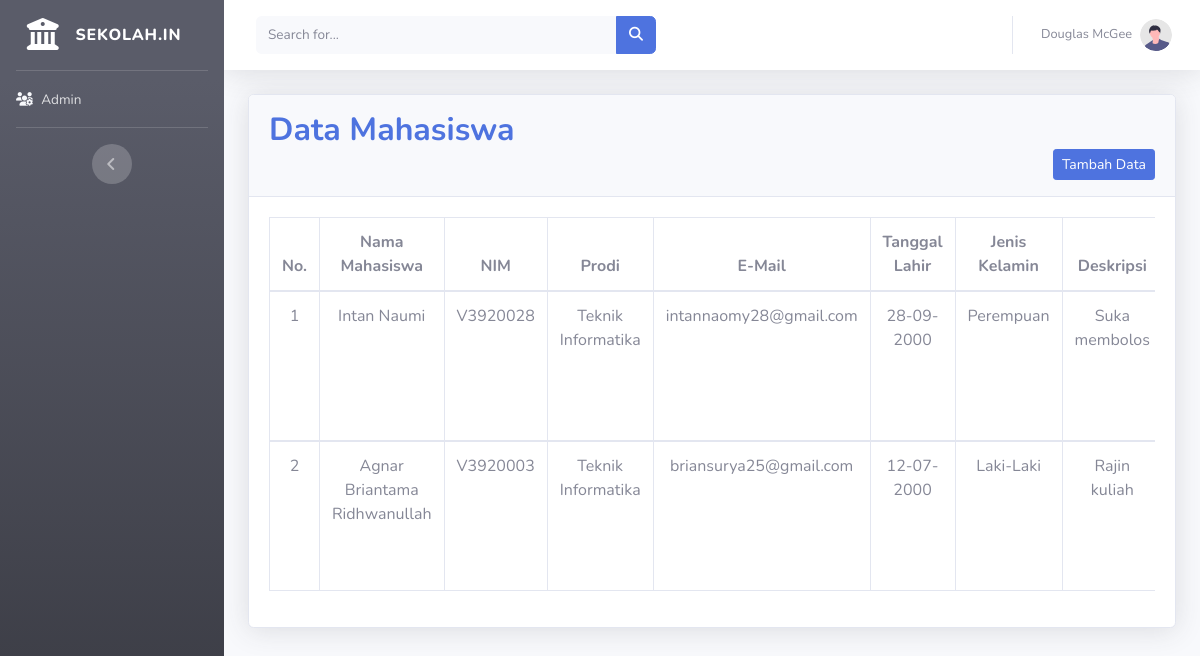
The page / on the database its author committed.
### tables this page shows
CREATE TABLE `kuliah` (
  `id_mahasiswa` int(11) NOT NULL,
  `nama_mahasiswa` varchar(50) NOT NULL,
  `prodi` varchar(255) NOT NULL,
  `nim` varchar(50) NOT NULL,
  `email` varchar(50) NOT NULL,
  `password` varchar(100) NOT NULL,
  `tanggal_lahir` date NOT NULL,
  `jenis_kelamin` varchar(50) NOT NULL,
  `deskripsi` varchar(10000) NOT NULL,
  `setuju` varchar(255) NOT NULL,
  `gambar` varchar(255) NOT NULL
);

### application/controllers/Home.php (called while the page is built, shortened)
<?php
class Home extends CI_Controller {
	public function index()
	{
		$data['kuliah'] = $this->Data_m->allData();
		$this->load->view('templates/header');
		$this->load->view('templates/sidebar');
		$this->load->view('home', $data);
		$this->load->view('templates/footer');
	}
}

### index.php (called while the page is built, shortened)
<?php
require_once BASEPATH.'core/CodeIgniter.php';

### application/models/Data_m.php (called while the page is built, shortened)
<?php
class Data_m extends CI_Model
{
	public function allData()
	{
		return $this->db->get('kuliah')->result();
	}
}

### application/views/home.php (the view, shortened to what this page needs)
    <div class="container-fluid">
        <div class="card shadow mb-4">
            <div class="card-header py-3">
                <h2 class="m-0 font-weight-bold text-primary">Data Mahasiswa</h2>
                <a href="<?php echo base_url('home/tambah'); ?>" class="btn btn-primary btn-sm float-right">Tambah Data</a>
            </div>
            <div class="card-body">
                <div class="table-responsive">
                    <table class="table table-bordered text-center" width="100%" id="dataTable" cellspacing="0">
                        <thead>
                            <tr>
                                <th >No.</th>
                                <th >Nama Mahasiswa</th>
                                <th >NIM</th>
                                <th >Prodi</th>
                                <th >E-Mail</th>
                                <th>Tanggal Lahir</th>
                                <th>Jenis Kelamin</th>
                                <th >Deskripsi</th>
                            </tr>
                        </thead>
                         <?php
                         $no = 1;
                         foreach ($kuliah as $item) { ?>
                        <tbody>
                        <tr>
                                <td><?= $no++ ?></td>
                                <td><?= $item->nama_mahasiswa ?></td>
                                <td><?= $item->nim ?></td>
                                <td><?= $item->prodi ?></td>
                                <td><?= $item->email ?></td>
                                <td><?= date('d-m-Y',strtotime($item->tanggal_lahir)) ?></td>
                                <td><?= $item->jenis_kelamin ?></td>
                                <td><?= $item->deskripsi ?></td>
                            </tr>
                        </tbody>
                        <?php } ?>
                    </table>
                </div>
            </div>
        </div>
    </div>
</div>

### application/views/templates/header.php (shortened to what this page needs)
<!DOCTYPE html>
<html lang="en">
<head>
    <link href="<?php echo base_url() ?>assets/vendor/fontawesome-free/css/all.min.css" rel="stylesheet" type="text/css">
    <link rel="stylesheet" type="text/css" href="<?php echo base_url() ?>assets/css/style.css">
    <link href="<?php echo base_url() ?>assets/css/sb-admin-2.min.css" rel="stylesheet">
</head>

### application/views/templates/sidebar.php (shortened to what this page needs)
<body id="page-top">
    <div id="wrapper">
        <ul class="navbar-nav bg-gradient-dark sidebar sidebar-dark accordion" id="accordionSidebar">
            <a class="sidebar-brand d-flex align-items-center justify-content-center" href="<?php echo base_url('home'); ?>">
                <div class="sidebar-brand-icon">
                    <i class="fas fa-university"></i>
                </div>
                <div class="sidebar-brand-text mx-3">Sekolah.In</div>
            </a>
            <hr class="sidebar-divider my-0">
            <li class="nav-item">
                <a class="nav-link" href="<?php echo base_url('home'); ?>">
                    <i class="fas fa-users-cog text-light"></i>
                   <span>Admin</span></a>
            </li>
            <hr class="sidebar-divider d-none d-md-block">
            <div class="text-center d-none d-md-inline">
                <button class="rounded-circle border-0" id="sidebarToggle"></button>
            </div>
        </ul>
        <div id="content-wrapper" class="d-flex flex-column">
            <div id="content">
                <nav class="navbar navbar-expand navbar-light bg-white topbar mb-4 static-top shadow">
                    <form
                        class="d-none d-sm-inline-block form-inline mr-auto ml-md-3 my-2 my-md-0 mw-100 navbar-search">
                        <div class="input-group">
                            <input type="text" class="form-control bg-light border-0 small" placeholder="Search for..."
                                aria-label="Search" aria-describedby="basic-addon2">
                            <div class="input-group-append">
                                <button class="btn btn-primary" type="button">
                                    <i class="fas fa-search fa-sm"></i>
                                </button>
                            </div>
                        </div>
                    </form>
                    <ul class="navbar-nav ml-auto">
                        <li class="nav-item dropdown no-arrow">
                            <a class="nav-link dropdown-toggle" href="#" id="userDropdown" role="button"
                                data-toggle="dropdown" aria-haspopup="true" aria-expanded="false">
                                <span class="mr-2 d-none d-lg-inline text-gray-600 small">Douglas McGee</span>
                                <img class="img-profile rounded-circle"
                                    src="<?php echo base_url() ?>assets/img/undraw_profile.svg">
                            </a>
                        </li>
                    </ul>
                </nav>

### application/views/templates/footer.php (shortened to what this page needs)
</body>
</html>

### rows shown on the page
kuliah: nama_mahasiswa "Intan Naumi", nim "V3920028", prodi "Teknik Informatika", email "intannaomy28@gmail.com", tanggal_lahir "28-09-2000", jenis_kelamin "Perempuan", deskripsi "Suka membolos"
kuliah: nama_mahasiswa "Agnar Briantama Ridhwanullah", nim "V3920003", prodi "Teknik Informatika", email "briansurya25@gmail.com", tanggal_lahir "12-07-2000", jenis_kelamin "Laki-Laki", deskripsi "Rajin kuliah"
